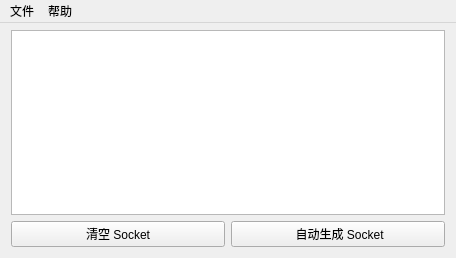
<?xml version="1.0" encoding="UTF-8"?>
<ui version="4.0">
 <class>Form</class>
 <widget class="QWidget" name="Form">
  <property name="geometry">
   <rect>
    <x>0</x>
    <y>0</y>
    <width>456</width>
    <height>258</height>
   </rect>
  </property>
  <property name="windowTitle">
   <string>骨骼 socket 节点自动生成工具</string>
  </property>
  <layout class="QVBoxLayout" name="verticalLayout">
   <property name="topMargin">
    <number>30</number>
   </property>
   <item>
    <widget class="MTableView" name="Table_View">
     <property name="sizeAdjustPolicy">
      <enum>QAbstractScrollArea::AdjustToContents</enum>
     </property>
     <attribute name="horizontalHeaderCascadingSectionResizes">
      <bool>false</bool>
     </attribute>
     <attribute name="verticalHeaderCascadingSectionResizes">
      <bool>false</bool>
     </attribute>
    </widget>
   </item>
   <item>
    <layout class="QHBoxLayout" name="horizontalLayout">
     <item>
      <widget class="MPushButton" name="Clear_BTN">
       <property name="text">
        <string>清空 Socket</string>
       </property>
      </widget>
     </item>
     <item>
      <widget class="MPushButton" name="Socket_BTN">
       <property name="text">
        <string> 自动生成 Socket</string>
       </property>
      </widget>
     </item>
    </layout>
   </item>
  </layout>
  <widget class="QMenuBar" name="MenuBar">
   <property name="geometry">
    <rect>
     <x>0</x>
     <y>0</y>
     <width>627</width>
     <height>23</height>
    </rect>
   </property>
   <property name="sizePolicy">
    <sizepolicy hsizetype="Expanding" vsizetype="Expanding">
     <horstretch>0</horstretch>
     <verstretch>0</verstretch>
    </sizepolicy>
   </property>
   <property name="styleSheet">
    <string notr="true"/>
   </property>
   <widget class="QMenu" name="menu">
    <property name="title">
     <string>文件</string>
    </property>
    <addaction name="Import_CSV_Action"/>
    <addaction name="Export_CSV_Action"/>
    <addaction name="separator"/>
    <addaction name="Close_Action"/>
   </widget>
   <widget class="QMenu" name="menu_2">
    <property name="title">
     <string>帮助</string>
    </property>
    <addaction name="Help_Action"/>
   </widget>
   <addaction name="menu"/>
   <addaction name="menu_2"/>
  </widget>
  <action name="Import_CSV_Action">
   <property name="text">
    <string>读取 CSV</string>
   </property>
  </action>
  <action name="Export_CSV_Action">
   <property name="text">
    <string>导出 CSV</string>
   </property>
  </action>
  <action name="Close_Action">
   <property name="text">
    <string>关闭</string>
   </property>
  </action>
  <action name="Help_Action">
   <property name="text">
    <string>帮助文档</string>
   </property>
  </action>
 </widget>
 <customwidgets>
  <customwidget>
   <class>MPushButton</class>
   <extends>QPushButton</extends>
   <header>dayu_widgets/push_button.h</header>
  </customwidget>
  <customwidget>
   <class>MTableView</class>
   <extends>QTableView</extends>
   <header>dayu_widgets/item_view.h</header>
  </customwidget>
 </customwidgets>
 <resources/>
 <connections/>
</ui>
